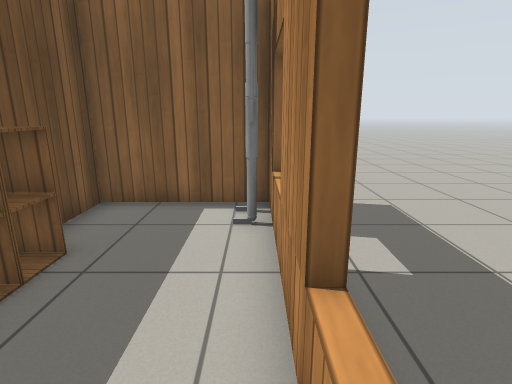
[1] (above)

17 first-person views from a walk through a world built for the Gazebo simulator. The camera is 1.1 m above the floor, tilts 14° down and sees 80° across. The lines on the ground mark 1 m squares. The floor is counted in squares, 0.5 m on a side. Each view is taken from the middle of a square. On the plan, view 1 faces up. The plan holds only what a view shows up to about 18 squares ahead; the rest is blank. Robots are left out. Simple patterns stand in for the simulator's built-in surfaces.

[2]
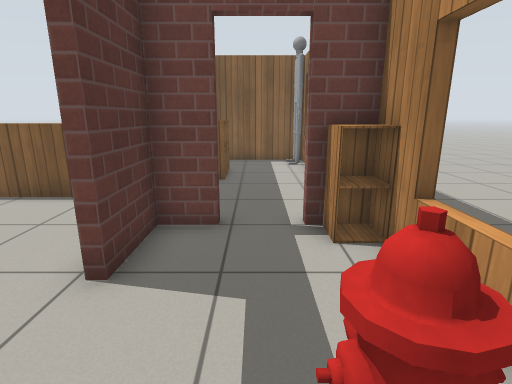

[3]
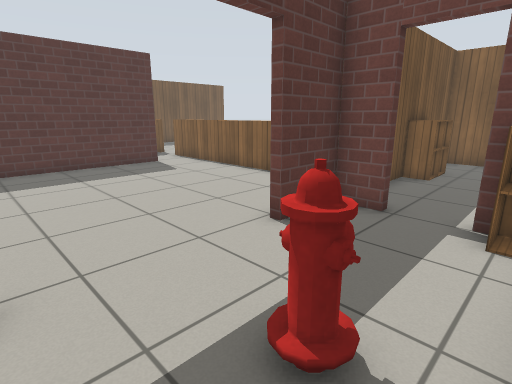

[4]
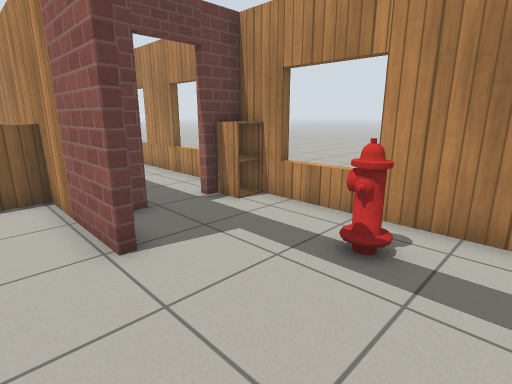

[5]
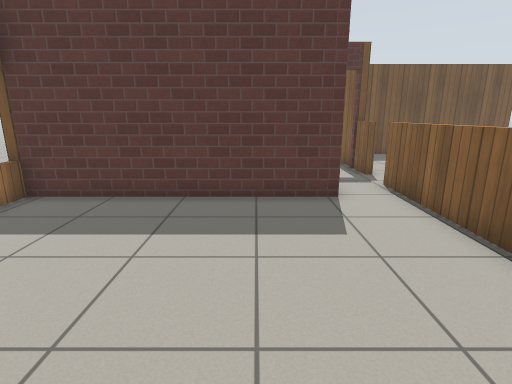

[6]
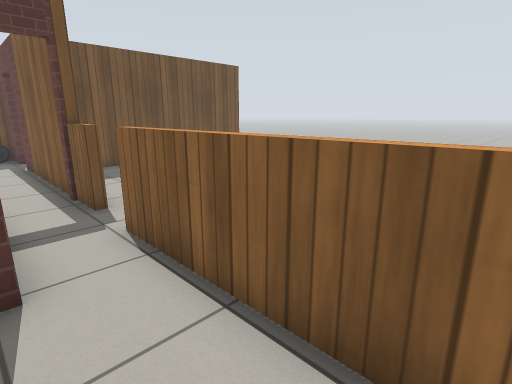

[7]
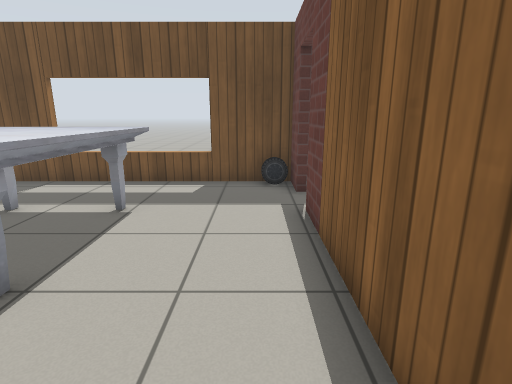

[8]
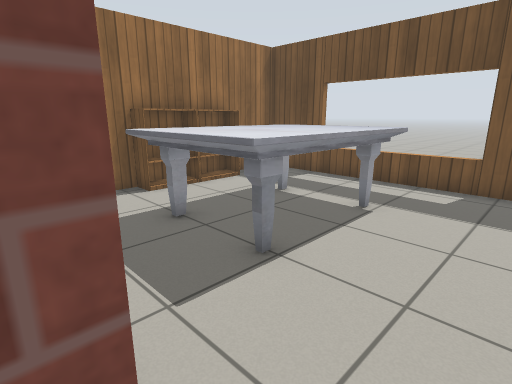

[9]
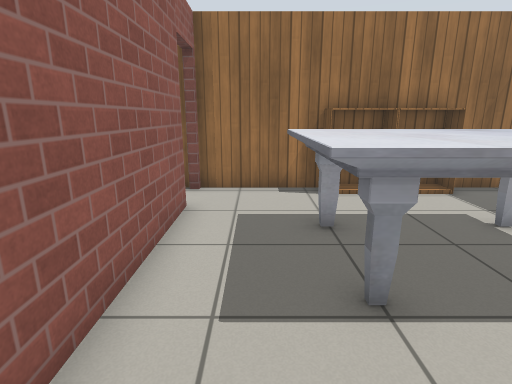

[10]
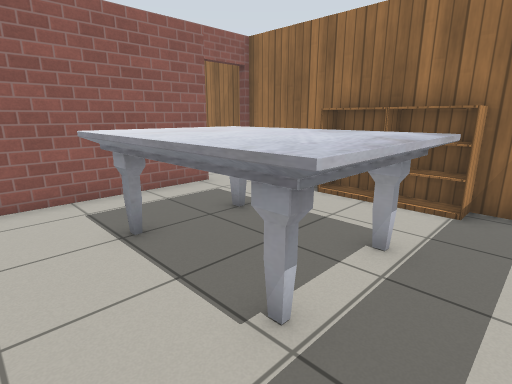

[11]
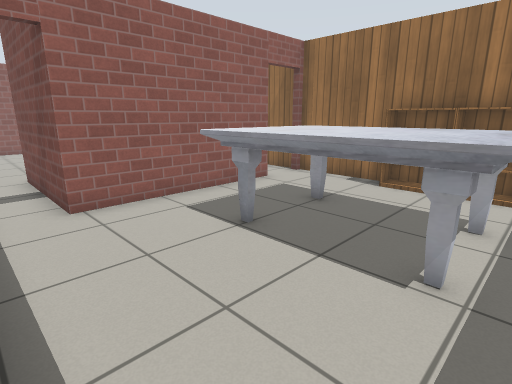

[12]
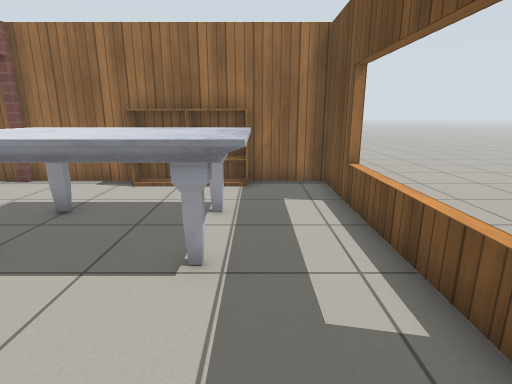

[13]
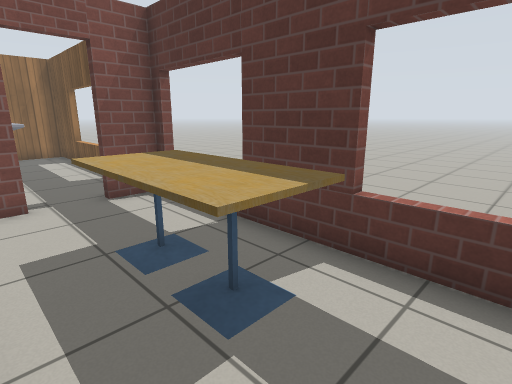

[14]
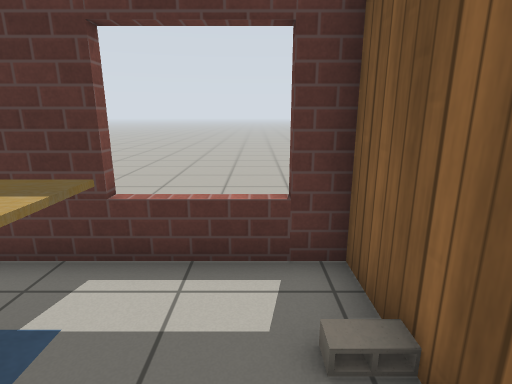

[15]
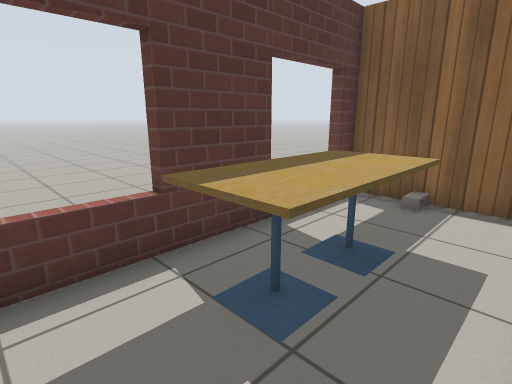

[16]
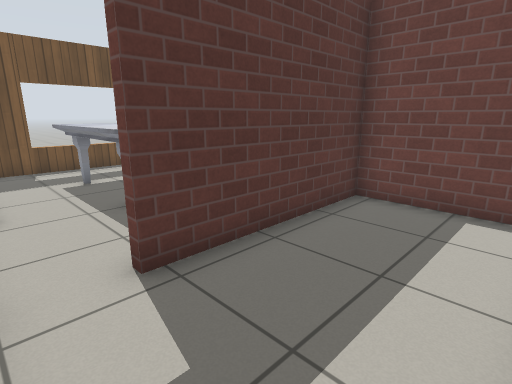

[17]
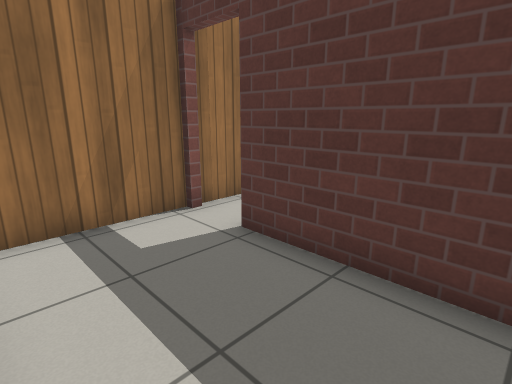

### Floor plan
Key: @ floor where view 1 was taken; # wall or solid block; . floor; = window, fence, low wall or low ledge; C cabinet; H fire hydrant; P brick post; W wooden post; A car; B brick box; T marble table; K bookshelf; I thing the floor can be seen under or through; F cafe table; O other object.
Columns run from 30 left of view 1 to 2 right of it. Each row starts with its distance up from view 1.
 10  B#####
  9 .=....#
  8 .=....#                   #####
  7 .IFF..#                   #...O
  6  IFF..#                   #...O
  5  IFF..#                   #...=
  4 .IFF..#                   CC...#.
  3 .=....#..                 CC...#.
  2 .=....#....               #....#.
  1  B....#   ....            #....=
  0  A#.#######P=..========= =#...@=
 -1  A........................#....
 -2  #.........######.........##..C
 -3 .=.........#....#.........#...C
 -4 .=.TTTTTT..#....#.........#...==
 -5 .=.TTTTTT..#....#..............=
 -6 .=.TTTTTT..#....#..............=
 -7 .=.TTTTTT..#....#............H.#
 -8 .#.........#....#..............#
 -9  #..............#...  .........#
-10  #..KKKK...B....W..
-11  ####  #########W

Positions as (right, up) in squares from view 1, and headings:
1: (0, 0), facing up
2: (-2, -8), facing up
3: (0, -9), facing up-left
4: (-6, -9), facing up-right
5: (-6, -4), facing left
6: (-10, -2), facing up-left
7: (-19, -1), facing left
8: (-19, -1), facing down-left
9: (-21, -1), facing down
10: (-28, -2), facing down-right
11: (-27, 0), facing down-right
12: (-27, 0), facing down
13: (-25, 9), facing down-left
14: (-25, 9), facing left
15: (-25, 2), facing up-left
16: (-15, -10), facing up-left
17: (-15, -4), facing down-left
